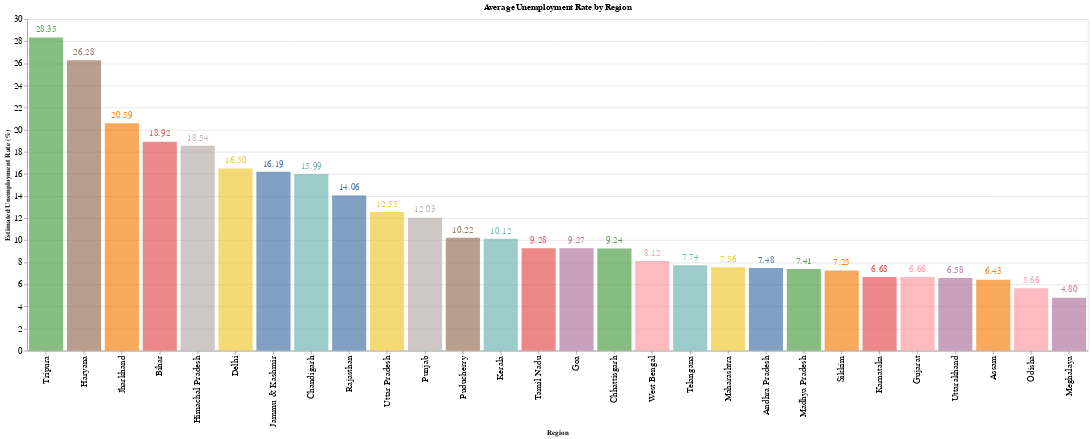

The notebook cell saved with this chart:
### Markdown cell above
unemployment on the basis of region by region

### Code cell
import altair as alt
# Group data by region and calculate mean unemployment rate
mean_unemployment_by_region = df.groupby('Region')['Estimated Unemployment Rate (%)'].mean().reset_index()

# Create the bar chart
bars = alt.Chart(mean_unemployment_by_region).mark_bar(opacity=0.7).encode(
    x=alt.X('Region', title='Region', sort='-y'),
    y=alt.Y('Estimated Unemployment Rate (%)', title='Estimated Unemployment Rate (%)'),
    color=alt.Color('Region', legend=None),
    tooltip=['Region', alt.Tooltip('Estimated Unemployment Rate (%)', title='Mean Unemployment Rate')]).properties(title='Average Unemployment Rate by Region',
    width=1600,
    height=500)

# Add annotations for mean values
annotations = bars.mark_text(align='center', baseline='bottom', dy=-5).encode(
    text=alt.Text('Estimated Unemployment Rate (%):Q', format='.2f'),size=alt.value(14)
)

# Combine the bars and annotations
chart = (bars + annotations)

# Show the chart
chart.configure(background='white').interactive().configure_axis(labelFontSize=14)

### Figure 1 — Vega-Lite specification as saved in the notebook (floating-point values rounded to 4 significant figures)
{"config": {"view": {"continuousWidth": 400, "continuousHeight": 300}, "axis": {"labelFontSize": 14}, "background": "white"}, "layer": [{"mark": {"type": "bar", "opacity": 0.7}, "encoding": {"color": {"field": "Region", "legend": null, "type": "nominal"}, "tooltip": [{"field": "Region", "type": "nominal"}, {"field": "Estimated Unemployment Rate (%)", "title": "Mean Unemployment Rate", "type": "quantitative"}], "x": {"field": "Region", "sort": "-y", "title": "Region", "type": "nominal"}, "y": {"field": "Estimated Unemployment Rate (%)", "title": "Estimated Unemployment Rate (%)", "type": "quantitative"}}, "height": 500, "selection": {"selector001": {"type": "interval", "bind": "scales", "encodings": ["x", "y"]}}, "title": "Average Unemployment Rate by Region", "width": 1600}, {"mark": {"type": "text", "align": "center", "baseline": "bottom", "dy": -5}, "encoding": {"color": {"field": "Region", "legend": null, "type": "nominal"}, "size": {"value": 14}, "text": {"field": "Estimated Unemployment Rate (%)", "format": ".2f", "type": "quantitative"}, "tooltip": [{"field": "Region", "type": "nominal"}, {"field": "Estimated Unemployment Rate (%)", "title": "Mean Unemployment Rate", "type": "quantitative"}], "x": {"field": "Region", "sort": "-y", "title": "Region", "type": "nominal"}, "y": {"field": "Estimated Unemployment Rate (%)", "title": "Estimated Unemployment Rate (%)", "type": "quantitative"}}, "height": 500, "title": "Average Unemployment Rate by Region", "width": 1600}], "data": {"name": "data-499bf922434318735a7a02a2ccfaa565"}, "$schema": "https://vega.github.io/schema/vega-lite/v4.17.0.json", "datasets": {"data-499bf922434318735a7a02a2ccfaa565": [{"Region": "Andhra Pradesh", "Estimated Unemployment Rate (%)": 7.477}, {"Region": "Assam", "Estimated Unemployment Rate (%)": 6.428}, {"Region": "Bihar", "Estimated Unemployment Rate (%)": 18.92}, {"Region": "Chandigarh", "Estimated Unemployment Rate (%)": 15.99}, {"Region": "Chhattisgarh", "Estimated Unemployment Rate (%)": 9.24}, {"Region": "Delhi", "Estimated Unemployment Rate (%)": 16.5}, {"Region": "Goa", "Estimated Unemployment Rate (%)": 9.274}, {"Region": "Gujarat", "Estimated Unemployment Rate (%)": 6.664}, {"Region": "Haryana", "Estimated Unemployment Rate (%)": 26.28}, {"Region": "Himachal Pradesh", "Estimated Unemployment Rate (%)": 18.54}, {"Region": "Jammu & Kashmir", "Estimated Unemployment Rate (%)": 16.19}, {"Region": "Jharkhand", "Estimated Unemployment Rate (%)": 20.59}, {"Region": "Karnataka", "Estimated Unemployment Rate (%)": 6.676}, {"Region": "Kerala", "Estimated Unemployment Rate (%)": 10.12}, {"Region": "Madhya Pradesh", "Estimated Unemployment Rate (%)": 7.406}, {"Region": "Maharashtra", "Estimated Unemployment Rate (%)": 7.558}, {"Region": "Meghalaya", "Estimated Unemployment Rate (%)": 4.799}, {"Region": "Odisha", "Estimated Unemployment Rate (%)": 5.658}, {"Region": "Puducherry", "Estimated Unemployment Rate (%)": 10.22}, {"Region": "Punjab", "Estimated Unemployment Rate (%)": 12.03}, {"Region": "Rajasthan", "Estimated Unemployment Rate (%)": 14.06}, {"Region": "Sikkim", "Estimated Unemployment Rate (%)": 7.249}, {"Region": "Tamil Nadu", "Estimated Unemployment Rate (%)": 9.284}, {"Region": "Telangana", "Estimated Unemployment Rate (%)": 7.738}, {"Region": "Tripura", "Estimated Unemployment Rate (%)": 28.35}, {"Region": "Uttar Pradesh", "Estimated Unemployment Rate (%)": 12.55}, {"Region": "Uttarakhand", "Estimated Unemployment Rate (%)": 6.583}, {"Region": "West Bengal", "Estimated Unemployment Rate (%)": 8.125}]}}
